Frame 1 (no input): blank canvas, image omitted
Frame 60 (no input): blank canvas, image omitted
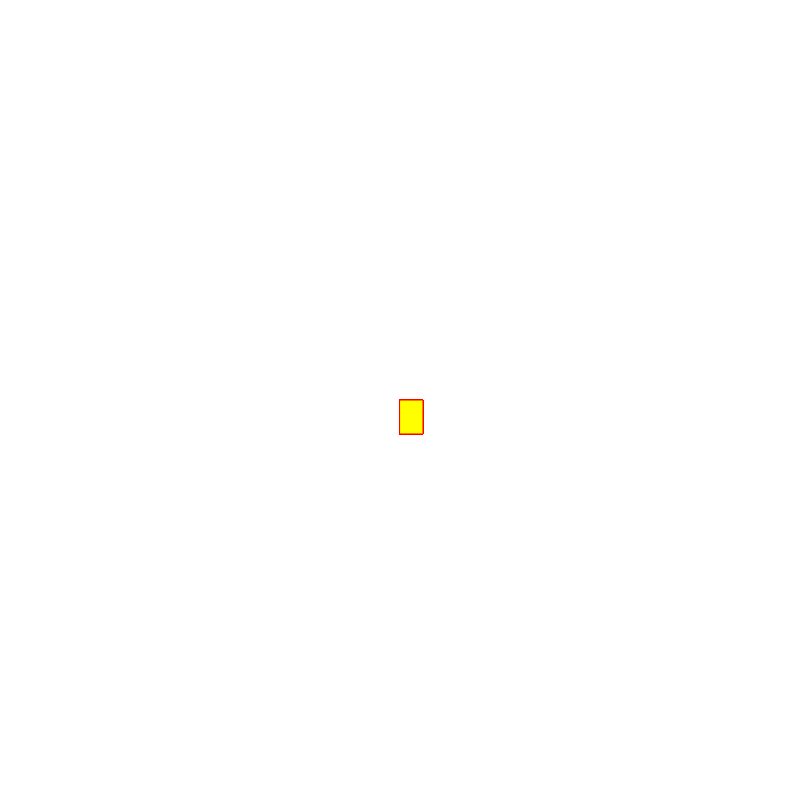
Frame 120 (the mouse pressed at the canvas centre since frame 60)

The p5.js sketch whose frames 1 and 60 were blank and that drew this single picture after the mouse press (run headless with seeded random() and noise() and a simulated clock; from frame 60 on, the mouse is pressed at the canvas centre):

// p5.js sketch
// ── sketch.js
function setup() {
  createCanvas(800, 800);
  background("white")
}

function draw() {
  stroke("red")
  fill("yellow");
      
  // console.log(mouseIsPressed)

 if (mouseIsPressed) {
  rect(mouseX,mouseY,23,34);
  }
 
} 
